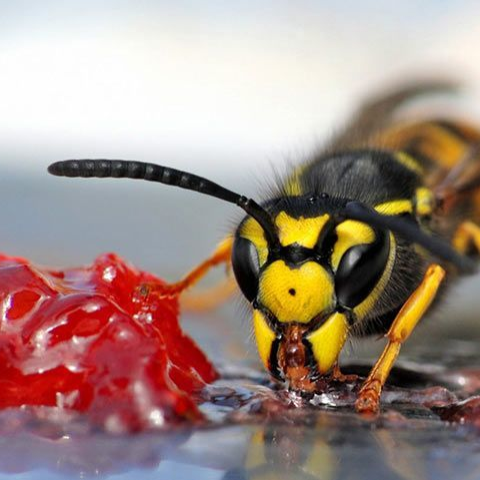
#> input picture zestaw2/zad4/osaRGB_PNG.png, 480 x 480 px; the run also reads 2 pictures not shown here
$ python mse.py
#> lines starting #> are read from the running program, lines starting #| are printed output that depends on the picture
#!/usr/bin/env python3
"""
Zadanie 4: Ocena jakości obrazów - MSE
- Referencja: osaRGB_PNG.png
- Porównania: osaRGB_gif.gif, osaRGB_JPG.jpg

Liczymy MSE dla obrazów RGB:
- MSE_R, MSE_G, MSE_B osobno
- MSE_avg = (MSE_R + MSE_G + MSE_B) / 3

Dodatkowo zapisujemy mapy błędu (różnica) dla wizualizacji.
"""
import os
import sys
from typing import Tuple
import numpy as np
from PIL import Image


def load_rgb(path: str) -> np.ndarray:
    img = Image.open(path).convert('RGB')
    return np.asarray(img, dtype=np.float32)


def mse_per_channel(ref: np.ndarray, test: np.ndarray) -> Tuple[float, float, float, float]:
    if ref.shape != test.shape:
        raise ValueError("Rozmiary obrazów nie zgadzają się: %s vs %s" % (ref.shape, test.shape))
    diff = ref - test
    se = diff * diff
    # kanały
    r = float(np.mean(se[..., 0]))
    g = float(np.mean(se[..., 1]))
    b = float(np.mean(se[..., 2]))
    avg = (r + g + b) / 3.0
    return r, g, b, avg


def save_error_visuals(ref: np.ndarray, test: np.ndarray, out_prefix: str) -> None:
    diff = np.abs(ref - test)
    # mapa |diff| w luminancji (prosty average kanałów)
    lum = np.mean(diff, axis=2)
    # skalowanie do 0..255 poprzez percentyle (robustnie)
    p95 = np.percentile(lum, 95)
    scale = 255.0 / max(p95, 1e-6)
    vis = np.clip(lum * scale, 0, 255).astype(np.uint8)
    Image.fromarray(vis, mode='L').save(out_prefix + '-diff-luma.png')

    # per kanał heatmapa (po prostu diff skompresowany do 0..255)
    for i, ch in enumerate('RGB'):
        chd = diff[..., i]
        p95c = np.percentile(chd, 95)
        scalec = 255.0 / max(p95c, 1e-6)
        visc = np.clip(chd * scalec, 0, 255).astype(np.uint8)
        Image.fromarray(visc, mode='L').save(out_prefix + f'-diff-{ch}.png')


def main():
    base = os.path.dirname(os.path.abspath(__file__))
    ref_path = os.path.join(base, 'osaRGB_PNG.png')
    gif_path = os.path.join(base, 'osaRGB_gif.gif')
    jpg_path = os.path.join(base, 'osaRGB_JPG.jpg')

    for p in [ref_path, gif_path, jpg_path]:
        if not os.path.exists(p):
            print('Brak pliku:', p)
            return 1

    ref = load_rgb(ref_path)
    gif = load_rgb(gif_path)
    jpg = load_rgb(jpg_path)

    if ref.shape != gif.shape or ref.shape != jpg.shape:
        print('Rozmiary obrazów są różne:', ref.shape, gif.shape, jpg.shape)
        return 1

    r_gif, g_gif, b_gif, avg_gif = mse_per_channel(ref, gif)
#> in mse_per_channel, `se = diff * diff`:
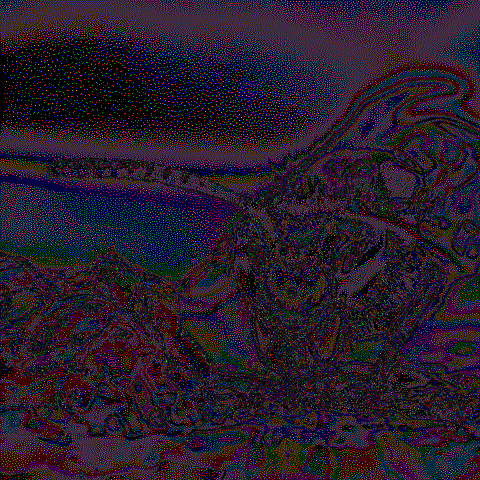
#> se: shape (480, 480, 3) float32; mean R, G, B 370.1, 258.9, 392.8; drawn with min black and max white
#> in mse_per_channel, `r = float(np.mean(se[..., 0]))`: r = 370.6
#> in mse_per_channel, `g = float(np.mean(se[..., 1]))`: g = 259.2
#> in mse_per_channel, `b = float(np.mean(se[..., 2]))`: b = 393.4
#> in mse_per_channel, `avg = (r + g + b) / 3.0`: avg = 341.1
#> r_gif = 370.6; g_gif = 259.2; b_gif = 393.4; avg_gif = 341.1
    r_jpg, g_jpg, b_jpg, avg_jpg = mse_per_channel(ref, jpg)
#> in mse_per_channel (call 2), `se = diff * diff`:
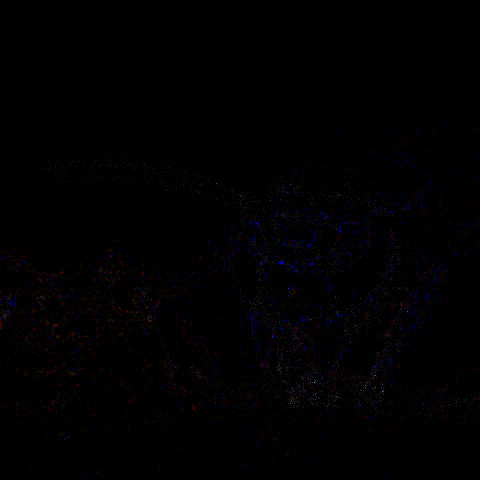
#> se: shape (480, 480, 3) float32; mean R, G, B 51.4, 30.9, 66.8; drawn with min black and max white
#> in mse_per_channel (call 2), `r = float(np.mean(se[..., 0]))`: r = 51.35
#> in mse_per_channel (call 2), `g = float(np.mean(se[..., 1]))`: g = 30.92
#> in mse_per_channel (call 2), `b = float(np.mean(se[..., 2]))`: b = 66.76
#> in mse_per_channel (call 2), `avg = (r + g + b) / 3.0`: avg = 49.68
#> r_jpg = 51.35; g_jpg = 30.92; b_jpg = 66.76; avg_jpg = 49.68

    print('GIF vs PNG: MSE_R = %.2f, MSE_G = %.2f, MSE_B = %.2f, MSE_avg = %.2f' % (r_gif, g_gif, b_gif, avg_gif))
#| GIF vs PNG: MSE_R = 370.56, MSE_G = 259.24, MSE_B = 393.36, MSE_avg = 341.05
    print('JPG vs PNG: MSE_R = %.2f, MSE_G = %.2f, MSE_B = %.2f, MSE_avg = %.2f' % (r_jpg, g_jpg, b_jpg, avg_jpg))
#| JPG vs PNG: MSE_R = 51.35, MSE_G = 30.92, MSE_B = 66.76, MSE_avg = 49.68

    # Zapisy wizualizacji różnic
    save_error_visuals(ref, gif, os.path.join(base, 'GIF'))
#> in save_error_visuals, `lum = np.mean(diff, axis=2)`:
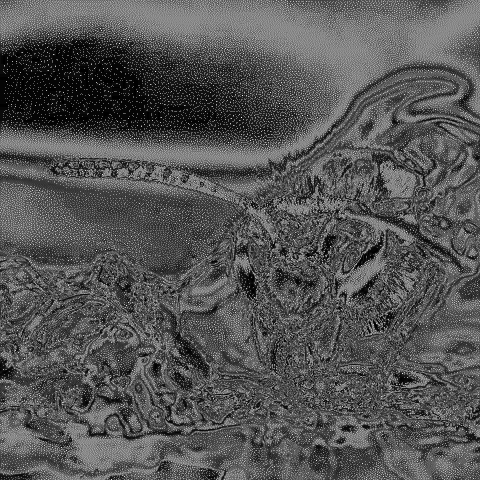
#> lum: shape (480, 480) float32; min 0, max 44, mean 14.7; drawn with min black and max white
#> in save_error_visuals, `p95 = np.percentile(lum, 95)`: p95 = 26.33
#> in save_error_visuals, `scale = 255.0 / max(p95, 1e-6)`: scale = 9.68
#> the loop in save_error_visuals, `for i, ch in enumerate('RGB'):` made 3 passes
#> (p95c, scalec) on passes 1 to 3: (38, 6.71), (32, 7.97), (37, 6.89)
#> pass 1, in save_error_visuals, `chd = diff[..., i]`:
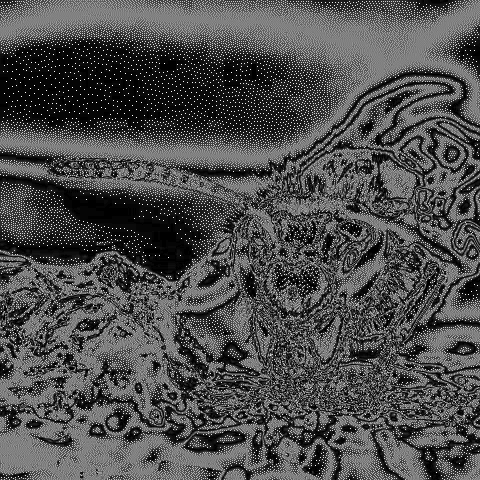
#> chd: shape (480, 480) float32; min 0, max 50, mean 15.2; drawn with min black and max white
#> after the loop in save_error_visuals, `for i, ch in enumerate('RGB'):`:
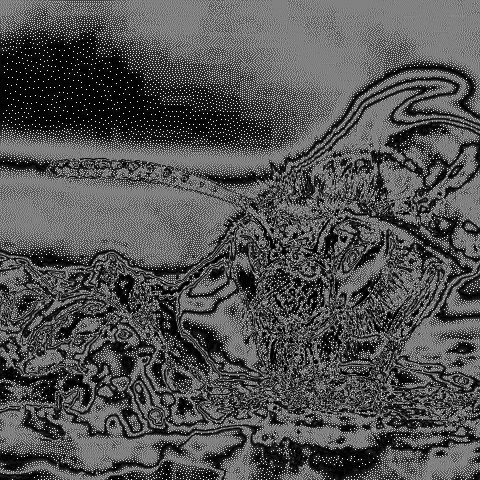
#> chd: shape (480, 480) float32; min 0, max 50, mean 16.1; drawn with min black and max white
    save_error_visuals(ref, jpg, os.path.join(base, 'JPG'))
#> call 2 of save_error_visuals, with out_prefix = 'zestaw2/zad4/JPG'
#> in save_error_visuals (call 2), `lum = np.mean(diff, axis=2)`:
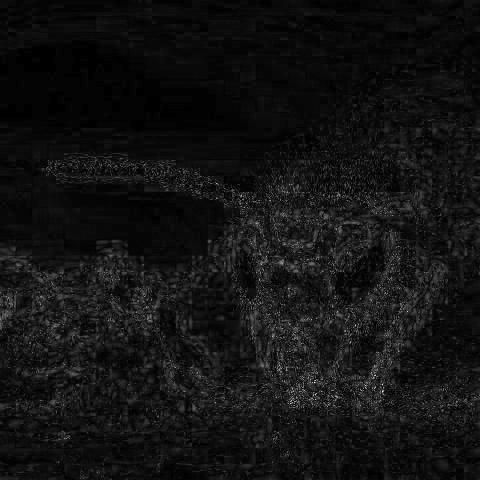
#> lum: shape (480, 480) float32; min 0, max 62.67, mean 4.7; drawn with min black and max white
#> in save_error_visuals (call 2), `p95 = np.percentile(lum, 95)`: p95 = 12.67
#> in save_error_visuals (call 2), `scale = 255.0 / max(p95, 1e-6)`: scale = 20.13
#> the loop in save_error_visuals (call 2), `for i, ch in enumerate('RGB'):` made 3 passes
#> (p95c, scalec) on passes 1 to 3: (15, 17), (12, 21.25), (17, 15)
#> after the loop in save_error_visuals (call 2), `for i, ch in enumerate('RGB'):`:
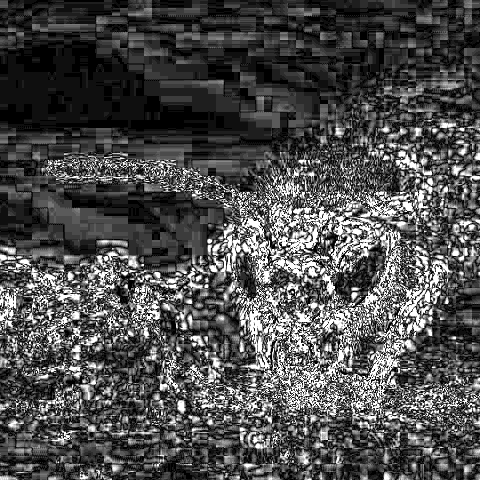
#> visc: shape (480, 480); min 0, max 255, mean 77.5

    # Który lepszy wg MSE
    better = 'GIF' if avg_gif < avg_jpg else 'JPEG'
#> better = 'JPEG'
    print('Lepszy wg MSE:', better)
#| Lepszy wg MSE: JPEG
    return 0


if __name__ == '__main__':
    sys.exit(main())
#> (the program exits here)
